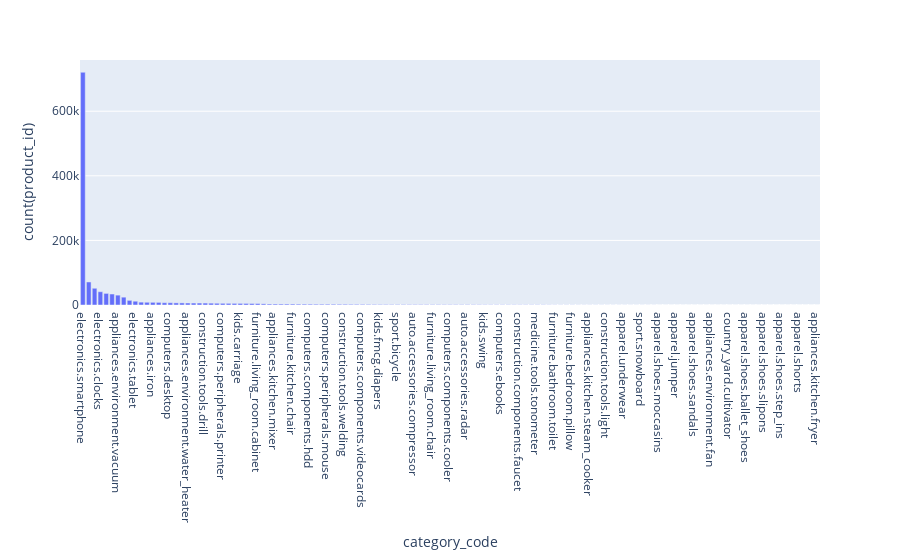

This figure's notebook cell:
### Code cell
q2_df_pandas.plot.bar(x='category_code', y = 'count(product_id)')

### Figure 1 — Plotly figure (JSON) as saved in the notebook; plotly's stock layout.template omitted (floating-point values rounded to 4 significant figures)
{"data": [{"alignmentgroup": "True", "hovertemplate": "category_code=%{x}<br>count(product_id)=%{y}<extra></extra>", "legendgroup": "", "marker": {"color": "#636efa", "pattern": {"shape": ""}}, "name": "", "offsetgroup": "", "orientation": "v", "showlegend": false, "textposition": "auto", "type": "bar", "x": ["electronics.smartphone", null, "electronics.audio.headphone", "electronics.video.tv", "electronics.clocks", "appliances.kitchen.washer", "computers.notebook", "appliances.environment.vacuum", "appliances.kitchen.refrigerators", "apparel.shoes", "electronics.tablet", "appliances.kitchen.microwave", "auto.accessories.player", "appliances.iron", "electronics.telephone", "appliances.kitchen.blender", "computers.desktop", "appliances.kitchen.kettle", "electronics.audio.subwoofer", "appliances.environment.water_heater", "appliances.kitchen.oven", "appliances.environment.air_heater", "construction.tools.drill", "auto.accessories.alarm", "appliances.kitchen.meat_grinder", "computers.peripherals.printer", "furniture.bedroom.bed", "apparel.shoes.keds", "kids.carriage", "appliances.sewing_machine", "auto.accessories.videoregister", "furniture.living_room.cabinet", "construction.tools.saw", "accessories.bag", "appliances.kitchen.mixer", "appliances.personal.scales", "construction.tools.generator", "furniture.kitchen.chair", "computers.peripherals.monitor", "furniture.living_room.sofa", "computers.components.hdd", "kids.toys", "appliances.kitchen.hood", "computers.peripherals.mouse", "appliances.kitchen.hob", "appliances.personal.hair_cutter", "construction.tools.welding", "electronics.audio.acoustic", "furniture.kitchen.table", "computers.components.videocards", "appliances.kitchen.grill", "appliances.kitchen.dishwasher", "kids.fmcg.diapers", "appliances.ironing_board", "computers.components.memory", "sport.bicycle", "apparel.costume", "computers.peripherals.keyboard", "auto.accessories.compressor", "appliances.kitchen.juicer", "appliances.kitchen.coffee_machine", "furniture.living_room.chair", "appliances.environment.air_conditioner", "electronics.audio.music_tools.piano", "computers.components.cooler", "kids.skates", "sport.trainer", "auto.accessories.radar", "appliances.kitchen.toster", "electronics.audio.microphone", "kids.swing", "kids.dolls", "electronics.camera.video", "computers.ebooks", "computers.components.motherboard", "computers.components.cpu", "construction.components.faucet", "appliances.personal.massager", "accessories.wallet", "medicine.tools.tonometer", "construction.tools.pump", "computers.components.power_supply", "furniture.bathroom.toilet", "electronics.camera.photo", "furniture.bedroom.blanket", "furniture.bedroom.pillow", "stationery.cartrige", "apparel.jeans", "appliances.kitchen.steam_cooker", "appliances.kitchen.coffee_grinder", "construction.tools.painting", "construction.tools.light", "furniture.bathroom.bath", "electronics.video.projector", "apparel.underwear", "apparel.shirt", "apparel.tshirt", "sport.snowboard", "apparel.dress", "auto.accessories.parktronic", "apparel.shoes.moccasins", "sport.ski", "furniture.universal.light", "apparel.jumper", "country_yard.lawn_mower", "computers.peripherals.camera", "apparel.shoes.sandals", "apparel.trousers", "apparel.belt", "appliances.environment.fan", "sport.tennis", "accessories.umbrella", "country_yard.cultivator", "auto.accessories.winch", "apparel.sock", "apparel.shoes.ballet_shoes", "apparel.scarf", "auto.accessories.anti_freeze", "apparel.shoes.slipons", "apparel.glove", "apparel.skirt", "apparel.shoes.step_ins", "construction.tools.soldering", "country_yard.furniture.hammok", "apparel.shorts", "apparel.jacket", "construction.tools.screw", "appliances.kitchen.fryer"], "xaxis": "x", "y": [720665, 407643, 71337, 51839, 41143, 35920, 34023, 30571, 24260, 14395, 11741, 8855, 8440, 8303, 8076, 7086, 7013, 6542, 6478, 6156, 6069, 6066, 5988, 5699, 5392, 5194, 5123, 4981, 4955, 4848, 4688, 4522, 3630, 3015, 2984, 2909, 2898, 2896, 2648, 2646, 2547, 2425, 2420, 2372, 2352, 2209, 2200, 2041, 2026, 1965, 1809, 1659, 1587, 1554, 1402, 1374, 1368, 1307, 1291, 1287, 1268, 1219, 1197, 1119, 1091, 1088, 1060, 1038, 984, 919, 812, 781, 743, 728, 711, 711, 685, 685, 676, 654, 648, 541, 395, 385, 376, 360, 325, 309, 304, 273, 242, 201, 193, 181, 181, 160, 151, 144, 127, 119, 102, 90, 87, 84, 82, 79, 74, 72, 62, 59, 57, 50, 46, 46, 40, 33, 18, 18, 17, 17, 14, 7, 7, 4, 4, 1, 1, 1], "yaxis": "y"}], "layout": {"autosize": true, "barmode": "relative", "legend": {"tracegroupgap": 0}, "margin": {"t": 60}, "xaxis": {"anchor": "y", "autorange": true, "domain": [0, 1], "range": [-0.5, 126.5], "title": {"text": "category_code"}, "type": "category"}, "yaxis": {"anchor": "x", "autorange": true, "domain": [0, 1], "range": [0, 758600.0], "title": {"text": "count(product_id)"}, "type": "linear"}}}
